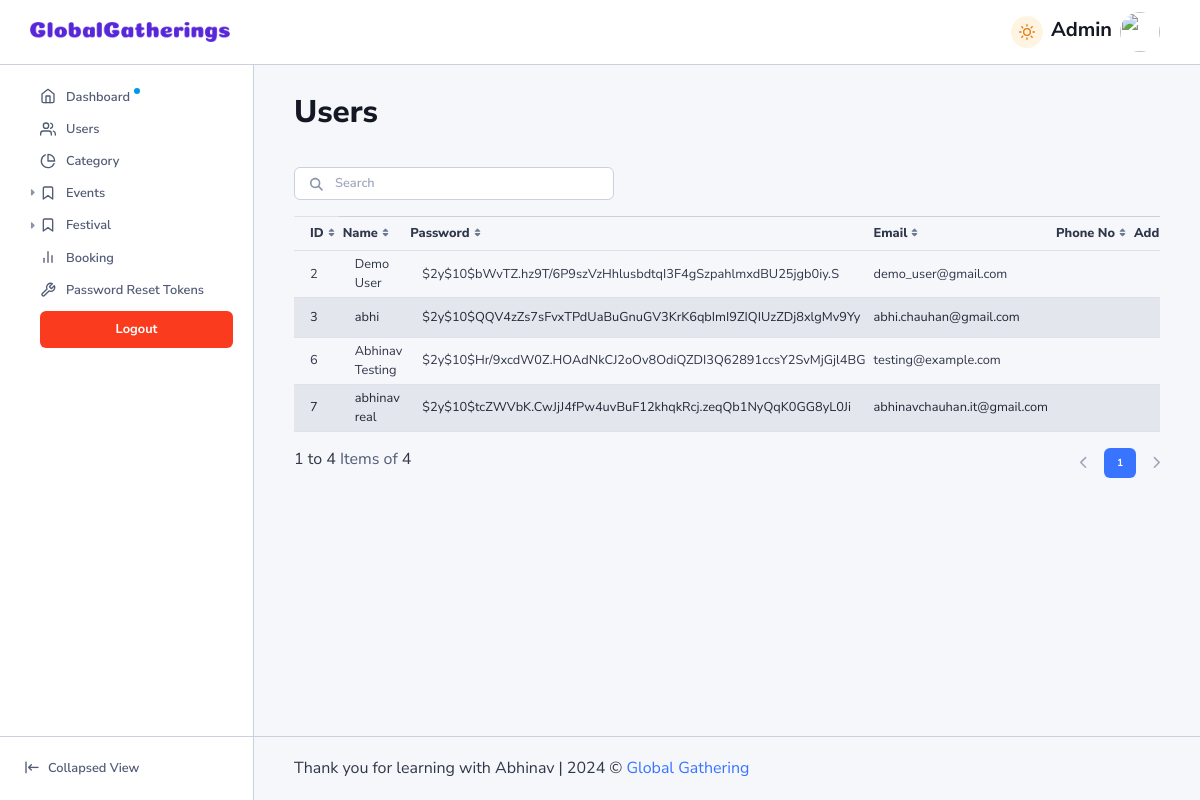
/admin/users.php, run on the app's committed database.
### tables this page shows
CREATE TABLE `user` (
  `u_id` int(11) NOT NULL,
  `u_nm` varchar(50) NOT NULL,
  `u_pw` varchar(255) NOT NULL,
  `address` varchar(70) DEFAULT NULL,
  `city` varchar(50) DEFAULT NULL,
  `state` varchar(50) DEFAULT NULL,
  `phoneno` varchar(20) DEFAULT NULL,
  `email_id` varchar(255) NOT NULL,
  `is_admin` tinyint(1) NOT NULL DEFAULT 0
);

### admin/users.php (the view, shortened to what this page needs)
<?php
include('../php_files/db_connections.php');
$sql = "SELECT * FROM user";
$result = $conn->query($sql);
$userData = [];
if ($result->num_rows > 0) {
    while ($row = $result->fetch_assoc()) {
        $userData[] = $row;
    }
} else {
    echo "0 results";
}
?>
<!DOCTYPE html>
<html lang="en">
<head>
    <?php include 'components/head.php' ?>
</head>
<body>
    <main class="main" id="top">
        <?php include 'components/sidebar.php' ?>
        <?php include 'components/topNav.php' ?>
        <div class="content">
            <div class="row mb-4 mb-xl-6 mb-xxl-4 gy-3 justify-content-between">
                <div class="col-auto">
                    <h2 class="mb-0 text-body-emphasis">Users</h2>
                </div>
            </div>
            <div id="tableExample3"
                data-list="{&quot;valueNames&quot;:[&quot;id&quot;,&quot;name&quot;,&quot;password&quot;,&quot;email&quot;,&quot;phone_no&quot;,&quot;address&quot;,&quot;city&quot;,&quot;is_admin&quot;],&quot;page&quot;:5,&quot;pagination&quot;:true}">
                <div class="search-box mb-3">
                    <form class="position-relative">
                        <input class="form-control search-input search form-control-sm" type="search"
                            placeholder="Search" aria-label="Search">
                        <span class="fas fa-search search-box-icon"></span>
                    </form>
                </div>
                <div class="table-responsive">
                    <table class="table table-striped table-sm fs-9 mb-0">
                        <thead>
                            <tr>
                                <th class="sort border-top border-translucent ps-3" data-sort="id">ID</th>
                                <th class="sort border-top" data-sort="name">Name</th>
                                <th class="sort border-top custom-password-width2" data-sort="password">Password</th>
                                <th class="sort border-top" data-sort="email">Email</th>
                                <th class="sort border-top" data-sort="phone_no">Phone No</th>
                                <th class="sort border-top" data-sort="address">Address</th>
                            </tr>
                        </thead>
                        <tbody class="list">
                            <?php if (!empty($userData)) { ?>
                                <?php foreach ($userData as $user) { ?>
                                    <tr>
                                        <td class="align-middle ps-3 id"><?= $user['u_id']; ?></td>
                                        <td class="align-middle ps-3 name"><?= $user['u_nm']; ?></td>
                                        <td class="align-middle ps-3 password custom-password-width2"><?= $user['u_pw'] ?></td>
                                        <td class="align-middle email"><?= $user['email_id'] ?></td>
                                        <td class="align-middle phone_no"><?= $user['phoneno'] ?></td>
                                        <td class="align-middle address custom-address-width2"><?= $user['address'] ?></td>
                                    </tr>
                                <?php } ?>
                            <?php } else { ?>
                                <tr>
                                    <td colspan="9" class="text-center">No Users Found</td>
                                </tr>
                            <?php } ?>
                        </tbody>
                    </table>
                </div>
                <div class="d-flex justify-content-between mt-3">
                    <span class="d-none d-sm-inline-block" data-list-info="data-list-info">1 to 5 43</span>
                    <div class="d-flex">
                        <button class="page-link disabled" data-list-pagination="prev" disabled="">
                        </button>
                        <ul class="mb-0 pagination">
                        </ul>
                        <button class="page-link pe-0" data-list-pagination="next">
                        </button>
                    </div>
                </div>
            </div>
            <?php include 'components/footer.php' ?>
        </div>
    </main>
</body>
</html>

### admin/components/head.php (shortened to what this page needs)
<link href="assets/vendors/mapbox-gl/mapbox-gl.css" rel="stylesheet">
<link href="assets/vendors/swiper/swiper-bundle.min.css" rel="stylesheet">
<link href="assets/vendors/simplebar/simplebar.min.css" rel="stylesheet">
<link rel="stylesheet" href="assets/unicons.iconscout.com/release/v4.0.8/css/line.css">
<link href="assets/css/theme-rtl.min.css" type="text/css" rel="stylesheet" id="style-rtl">
<link href="assets/css/theme.min.css" type="text/css" rel="stylesheet" id="style-default">
<link href="assets/css/user-rtl.min.css" type="text/css" rel="stylesheet" id="user-style-rtl">
<link href="assets/css/user.min.css" type="text/css" rel="stylesheet" id="user-style-default">

### admin/components/sidebar.php (shortened to what this page needs)
<nav class="navbar navbar-vertical navbar-expand-lg" style="display:none;">
    <div class="collapse navbar-collapse" id="navbarVerticalCollapse">
        <div class="navbar-vertical-content">
            <ul class="navbar-nav flex-column" id="navbarVerticalNav">
                <li class="nav-item">
                    <div class="nav-item-wrapper">
                        <a class="nav-link label-1" href="admin_index.php" role="button">
                            <div class="d-flex align-items-center">
                                <span class="nav-link-icon">
                                    <span data-feather="home"></span>
                                </span>
                                <span class="nav-link-text">Dashboard</span>
                                <span class="fa-solid fa-circle text-info ms-1 new-page-indicator"
                                    style="font-size: 6px">
                                </span>
                            </div>
                        </a>
                    </div>
                    <div class="nav-item-wrapper">
                        <a class="nav-link label-1" href="users.php" role="button">
                            <div class="d-flex align-items-center">
                                <span class="nav-link-icon">
                                    <span data-feather="users"></span>
                                </span>
                                <span class="nav-link-text">Users</span>
                            </div>
                        </a>
                    </div>
                    <div class="nav-item-wrapper">
                        <a class="nav-link label-1" href="category.php" role="button">
                            <div class="d-flex align-items-center">
                                <span class="nav-link-icon">
                                    <span data-feather="pie-chart"></span>
                                </span>
                                <span class="nav-link-text">Category</span>
                            </div>
                        </a>
                    </div>
                    <div class="nav-item-wrapper">
                        <a class="nav-link dropdown-indicator label-1" href="#nv-events" role="button" data-bs-toggle="collapse" aria-expanded="false" aria-controls="nv-events">
                            <div class="d-flex align-items-center">
                                <div class="dropdown-indicator-icon-wrapper"><span
                                        class="fas fa-caret-right dropdown-indicator-icon"></span></div><span
                                    class="nav-link-icon"><span data-feather="bookmark"></span></span><span
                                    class="nav-link-text">Events</span>
                            </div>
                        </a>
                    </div>
                    <div class="nav-item-wrapper">
                        <a class="nav-link dropdown-indicator label-1" href="#nv-festivals" role="button" data-bs-toggle="collapse" aria-expanded="false" aria-controls="nv-festivals">
                            <div class="d-flex align-items-center">
                                <div class="dropdown-indicator-icon-wrapper"><span
                                        class="fas fa-caret-right dropdown-indicator-icon"></span></div><span
                                    class="nav-link-icon"><span data-feather="bookmark"></span></span><span
                                    class="nav-link-text">Festival</span>
                            </div>
                        </a>
                    </div>
                    <div class="nav-item-wrapper">
                        <a class="nav-link label-1" href="bookings.php" role="button">
                            <div class="d-flex align-items-center">
                                <span class="nav-link-icon">
                                    <span data-feather="bar-chart-2"></span>
                                </span>
                                <span class="nav-link-text">Booking</span>
                            </div>
                        </a>
                    </div>
                    <div class="nav-item-wrapper">
                        <a class="nav-link label-1" href="password_reset_list.php" role="button">
                            <div class="d-flex align-items-center">
                                <span class="nav-link-icon">
                                    <span data-feather="tool"></span>
                                </span>
                                <span class="nav-link-text">Password Reset Tokens</span>
                            </div>
                        </a>
                    </div>
                </li>
                <li class="nav-item">
                    <div class="nav-item-wrapper">
                        <a class="nav-link label-1" href="../php_files/logout.php" role="button">
                            <button class="btn btn-danger w-100">
                                Logout
                            </button>
                        </a>
                    </div>
                </li>
            </ul>
        </div>
    </div>
    <div class="navbar-vertical-footer"><button
            class="btn navbar-vertical-toggle border-0 fw-semibold w-100 white-space-nowrap d-flex align-items-center"><span
                class="uil uil-left-arrow-to-left fs-8"></span><span class="uil uil-arrow-from-right fs-8"></span><span
                class="navbar-vertical-footer-text ms-2">Collapsed View</span></button></div>
</nav>

### admin/components/topNav.php (shortened to what this page needs)
<nav class="navbar navbar-top fixed-top navbar-expand" id="navbarDefault" style="display:none;">
    <div class="collapse navbar-collapse justify-content-between">
        <div class="navbar-logo">
            <a class="navbar-brand me-1 me-sm-3" href="https://prium.github.io/phoenix/v1.18.0/index.html">
                <div class="d-flex align-items-center">
                    <div class="d-flex align-items-center"><img src="../assets/img/gg-icon.png" alt="global gathering"
                            width="200" />
                    </div>
                </div>
            </a>
        </div>
        <ul class="navbar-nav navbar-nav-icons flex-row">
            <li class="nav-item">
                <div class="theme-control-toggle fa-icon-wait px-2"><input
                        <label
                        class="mb-0 theme-control-toggle-label theme-control-toggle-dark" for="themeControlToggle"
                        data-bs-toggle="tooltip" data-bs-placement="left" data-bs-title="Switch theme"
                        style="height:32px;width:32px;"><span class="icon" data-feather="sun"></span></label></div>
            </li>
            <li class="nav-item dropdown align-items-center">
                <h4>Admin</h4>
                <a class="nav-link lh-1 pe-0" id="navbarDropdownUser" href="#!" role="button" data-bs-toggle="dropdown"
                    data-bs-auto-close="outside" aria-haspopup="true" aria-expanded="false">
                    <div class="avatar avatar-l ">
                        <img class="rounded-circle "
                            src="https://prium.github.io/phoenix/v1.18.0/assets/img/team/40x40/57.webp" alt="" />
                    </div>
                </a>
            </li>
        </ul>
    </div>
</nav>

### admin/components/footer.php (shortened to what this page needs)
<footer class="footer position-absolute">
    <div class="row g-0 justify-content-between align-items-center h-100">
        <div class="col-12 col-sm-auto text-center">
            <p class="mb-0 mt-2 mt-sm-0 text-body">Thank you for learning with Abhinav<span class="d-none d-sm-inline-block mx-1">|</span><br
                    class="d-sm-none" />2024 &copy;<a class="mx-1" href="https://themewagon.com/">Global Gathering</a>
            </p>
        </div>
    </div>
</footer>

### data on the page
user: u_id "2", u_nm "Demo User", u_pw "$2y$10$bWvTZ.hz9T/6P9szVzHhlusbdtqI3F4gSzpahlmxdBU25jgb0iy.S", email "demo_user@gmail.com"
user: u_id "3", u_nm "abhi", u_pw "$2y$10$QQV4zZs7sFvxTPdUaBuGnuGV3KrK6qbImI9ZIQIUzZDj8xlgMv9Yy", email "abhi.chauhan@gmail.com"
user: u_id "6", u_nm "Abhinav Testing", u_pw "$2y$10$Hr/9xcdW0Z.HOAdNkCJ2oOv8OdiQZDI3Q62891ccsY2SvMjGjl4BG", email "testing@example.com"
user: u_id "7", u_nm "abhinav real", u_pw "$2y$10$tcZWVbK.CwJjJ4fPw4uvBuF12khqkRcj.zeqQb1NyQqK0GG8yL0Ji", email "abhinavchauhan.it@gmail.com"
